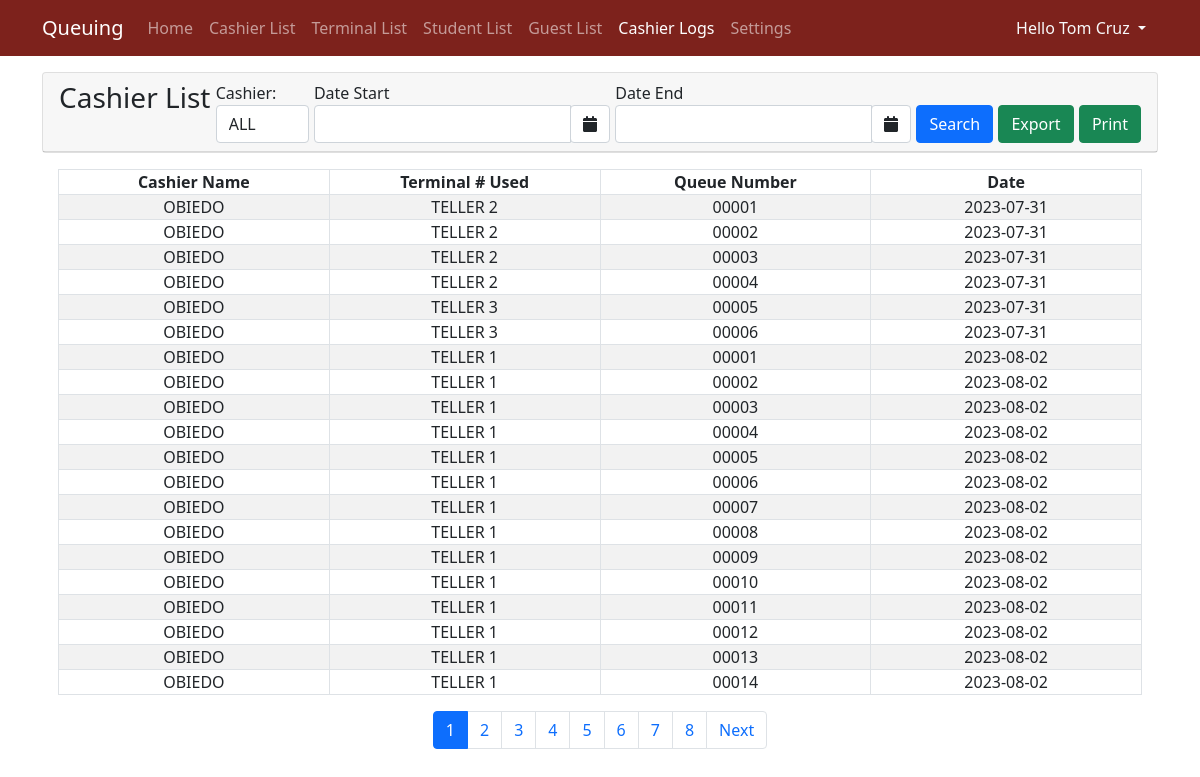
The page /administrator/?page=cashiers_logs (signed in) on the database its author committed.
### tables this page shows
CREATE TABLE "queue_list" (
	"queue_id"	INTEGER NOT NULL,
	"queue"	TEXT NOT NULL,
	"customer_name"	Text NOT NULL,
	"status"	INTEGER NOT NULL DEFAULT 2,
	"date_created"	TIMESTAMP DEFAULT CURRENT_TIMESTAMP,
	"cashier_id"	INTEGER,
	"teller_id"	INTEGER,
	"student_id"	TEXT,
	"guest_id"	INTEGER,
	FOREIGN KEY("cashier_id") REFERENCES "cashier_list"("cashier_id"),
	FOREIGN KEY("teller_id") REFERENCES "teller_list"("teller_id"),
	FOREIGN KEY("guest_id") REFERENCES "guest_list"("guest_id"),
	FOREIGN KEY("student_id") REFERENCES "student_list"("student_id"),
	PRIMARY KEY("queue_id" AUTOINCREMENT)
);

CREATE TABLE "cashier_list" (
	"cashier_id"	INTEGER NOT NULL,
	"lastname"	TEXT NOT NULL,
	"firstname"	TEXT NOT NULL,
	"MI"	TEXT,
	"log_status"	INTEGER NOT NULL DEFAULT 2,
	"status"	INTEGER NOT NULL DEFAULT 1,
	"username"	TEXT NOT NULL UNIQUE,
	"password"	TEXT NOT NULL,
	"email_address"	TEXT NOT NULL,
	PRIMARY KEY("cashier_id" AUTOINCREMENT)
);

CREATE TABLE "teller_list" (
	"teller_id"	INTEGER NOT NULL,
	"teller_name"	TEXT,
	"status"	INTEGER NOT NULL DEFAULT 2,
	"log_status"	INTEGER NOT NULL DEFAULT 2,
	PRIMARY KEY("teller_id" AUTOINCREMENT)
);

### administrator/cashiers_logs.php (the view, shortened to what this page needs)
<div class="card">
   <div class="card-header d-flex justify-content-between">
            <h3 class="card-title">Cashier List</h3>
              <div>
				<label for="price" class="control-label col-m-3 col-sm-offset-1" >Cashier: </label>
					<div class="col-m-2" id="fetch">
						<select name="cashier_selected" class="form-control" id="cashier_selected">
							<option value="0" >ALL</option>
						</select>
					</div>
          </div>
            <div>
                <label for="date" class="control-label col-m-3 col-sm-offset-1">Date Start</label>
                <div class="col-m-2">
                    <div class="input-group date" id="datepicker1">
                        <input type="text" class="form-control">
                        <span class="input-group-append">
                            <span class="input-group-text bg-white d-block">
                                <i class="fa fa-calendar"></i>
                            </span>
                        </span>
                    </div>
                </div>
            </div>
            <div>
                <label for="date" class="control-label col-m-3 col-sm-offset-1">Date End</label>
                <div class="col-m-2">
                    <div class="input-group date" id="datepicker2">
                        <input type="text" class="form-control">
                        <span class="input-group-append">
                            <span class="input-group-text bg-white d-block">
                                <i class="fa fa-calendar"></i>
                            </span>
                        </span>
                    </div>
                </div>
            </div>
            <div>
            <div class="float-right">
            <button type="button" class="btn btn-primary" onclick="searchCashier()">Search</button>
            </div>
            </div>
            <div class="card-tools align-middle">
            <div class="col-md-12 head">
            <div>
        <div class="float-right">
        <a href="export_data_cashier_logs.php" class="btn btn-success"><i class="dwn"></i> Export</a>
        </div>
        </div>
    </div>
    </div>
    <div class="card-tools align-middle">
            <div class="col-md-12 head">
            <div>
        <div class="float-right">
        <a href="print.php" target="_blank" class="btn btn-success pull-right"><span class="glyphicon glyphicon-print"></span> Print</a>
        </div>
        </div>
    </div>
    </div>
     </div>
</div>
    <div class="card-body">
                <?php
            $sql = "SELECT COUNT(*) FROM `queue_list` ql JOIN `cashier_list` c ON ql.cashier_id = c.cashier_id JOIN `teller_list` t ON ql.teller_id = t.teller_id";
            $total_results = $conn->querySingle($sql);
            $limit = 20;
            $total_pages = ceil($total_results / $limit);
            $page = isset($_GET['page_num']) ? $_GET['page_num'] : 1;
            $start = ($page - 1) * $limit;
            $sql = "SELECT ql.*, c.*, t.* FROM `queue_list` ql JOIN `cashier_list` c ON ql.cashier_id = c.cashier_id JOIN `teller_list` t ON ql.teller_id = t.teller_id ORDER BY ql.date_created ASC LIMIT $start, $limit";
            $qry = $conn->query($sql);
            $next_page = $page + 1;
            ?>
        <table class="table table-hover table-striped table-bordered">
            <colgroup>
                <col width="25%">
                <col width="25%">
                <col width="25%">
                <col width="50%">
            </colgroup>
            <thead>
                <tr>
                    <th class="text-center p-0">Cashier Name</th>
                    <th class="text-center p-0">Terminal # Used</th>
                    <th class="text-center p-0">Queue Number</th>
                    <th class="text-center p-0">Date</th>
                </tr>
            </thead>
            <tbody>
            <?php
                    while($row = $qry->fetchArray()):
                ?>
                <tr>
                    <td class="text-center py-0 px-1"><?php echo $row['lastname'] ?></td>
                    <td class="text-center py-0 px-1"><?php echo $row['teller_name'] ?></td>
                    <td class="text-center py-0 px-1"><?php echo $row['queue'] ?></td>
                    <td class="text-center py-0 px-1"><?php echo date('Y-m-d', strtotime($row['date_created'])); ?></td>
                </tr>
                <?php
                 endwhile;
                  ?>
            </tbody>
        </table>
                <nav>
            <ul class="pagination justify-content-center">
                <?php for($i = 1; $i <= $total_pages; $i++): ?>
                <li class="page-item <?php if($page == $i) echo 'active'; ?>"><a class="page-link" href="?page=cashiers_logs&page_num=<?php echo $i ?>"><?php echo $i ?></a></li>
                <?php endfor; ?>
                <?php if($page < $total_pages): ?>
                <li class="page-item"><a class="page-link" href="?page=cashiers_logs&page_num=<?php echo $next_page ?>">Next</a></li>
                <?php endif; ?>
            </ul>
        </nav>
    </div>
</div>

### administrator/index.php (style rules this page uses)
:root { --bs-success-rgb:71, 222, 152 !important; }
html,body { height:100%; width:100%; }

### rows shown on the page
queue_list: cashier.lastname "OBIEDO", teller.teller_name "TELLER 2", queue "00001", date_created "2023-07-31"
queue_list: cashier.lastname "OBIEDO", teller.teller_name "TELLER 2", queue "00002", date_created "2023-07-31"
queue_list: cashier.lastname "OBIEDO", teller.teller_name "TELLER 2", queue "00003", date_created "2023-07-31"
queue_list: cashier.lastname "OBIEDO", teller.teller_name "TELLER 2", queue "00004", date_created "2023-07-31"
queue_list: cashier.lastname "OBIEDO", teller.teller_name "TELLER 3", queue "00005", date_created "2023-07-31"
queue_list: cashier.lastname "OBIEDO", teller.teller_name "TELLER 3", queue "00006", date_created "2023-07-31"
queue_list: cashier.lastname "OBIEDO", teller.teller_name "TELLER 1", queue "00001", date_created "2023-08-02"
queue_list: cashier.lastname "OBIEDO", teller.teller_name "TELLER 1", queue "00002", date_created "2023-08-02"
queue_list: cashier.lastname "OBIEDO", teller.teller_name "TELLER 1", queue "00003", date_created "2023-08-02"
queue_list: cashier.lastname "OBIEDO", teller.teller_name "TELLER 1", queue "00004", date_created "2023-08-02"
queue_list: cashier.lastname "OBIEDO", teller.teller_name "TELLER 1", queue "00005", date_created "2023-08-02"
queue_list: cashier.lastname "OBIEDO", teller.teller_name "TELLER 1", queue "00006", date_created "2023-08-02"
queue_list: cashier.lastname "OBIEDO", teller.teller_name "TELLER 1", queue "00007", date_created "2023-08-02"
queue_list: cashier.lastname "OBIEDO", teller.teller_name "TELLER 1", queue "00008", date_created "2023-08-02"
queue_list: cashier.lastname "OBIEDO", teller.teller_name "TELLER 1", queue "00009", date_created "2023-08-02"
queue_list: cashier.lastname "OBIEDO", teller.teller_name "TELLER 1", queue "00010", date_created "2023-08-02"
queue_list: cashier.lastname "OBIEDO", teller.teller_name "TELLER 1", queue "00011", date_created "2023-08-02"
queue_list: cashier.lastname "OBIEDO", teller.teller_name "TELLER 1", queue "00012", date_created "2023-08-02"
queue_list: cashier.lastname "OBIEDO", teller.teller_name "TELLER 1", queue "00013", date_created "2023-08-02"
queue_list: cashier.lastname "OBIEDO", teller.teller_name "TELLER 1", queue "00014", date_created "2023-08-02"

### other values the page prints
$_SESSION['firstname'] "Tom"
$_SESSION['lastname'] "Cruz"
